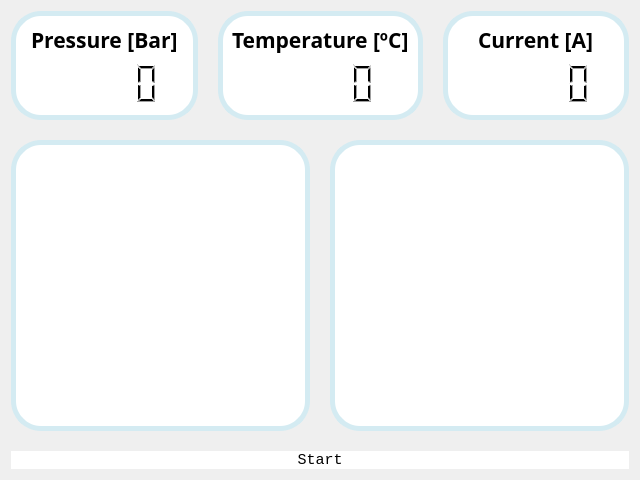
<?xml version="1.0" encoding="UTF-8"?>
<ui version="4.0">
 <class>Ignitors</class>
 <widget class="QWidget" name="Ignitors">
  <property name="geometry">
   <rect>
    <x>0</x>
    <y>0</y>
    <width>640</width>
    <height>480</height>
   </rect>
  </property>
  <property name="windowTitle">
   <string>Form</string>
  </property>
  <layout class="QGridLayout" name="gridLayout_2">
   <item row="1" column="0">
    <layout class="QVBoxLayout" name="mainLayout" stretch="6,16,1">
     <property name="spacing">
      <number>20</number>
     </property>
     <item>
      <layout class="QHBoxLayout" name="LCDLayout">
       <property name="spacing">
        <number>20</number>
       </property>
       <item>
        <widget class="QFrame" name="pressureLCDFrame">
         <property name="styleSheet">
          <string notr="true">#pressureLCDFrame
{
	border-radius: 30%;
	border: 5px solid rgb(212,235,242);
	background-color: white;
	
} </string>
         </property>
         <property name="frameShape">
          <enum>QFrame::StyledPanel</enum>
         </property>
         <property name="frameShadow">
          <enum>QFrame::Raised</enum>
         </property>
         <layout class="QVBoxLayout" name="verticalLayout">
          <item alignment="Qt::AlignHCenter">
           <widget class="QLabel" name="pressureLabel">
            <property name="sizePolicy">
             <sizepolicy hsizetype="Preferred" vsizetype="Fixed">
              <horstretch>0</horstretch>
              <verstretch>0</verstretch>
             </sizepolicy>
            </property>
            <property name="font">
             <font>
              <family>Segoe UI Black</family>
              <pointsize>16</pointsize>
              <bold>true</bold>
             </font>
            </property>
            <property name="text">
             <string>Pressure [Bar]</string>
            </property>
           </widget>
          </item>
          <item>
           <widget class="QLCDNumber" name="pressureLCD">
            <property name="styleSheet">
             <string notr="true">QLCDNumber
{
}

QFrame
{
	border: 0px, white;
	border-radius: 25px;
}</string>
            </property>
           </widget>
          </item>
         </layout>
        </widget>
       </item>
       <item>
        <widget class="QFrame" name="tempLCDFrame">
         <property name="styleSheet">
          <string notr="true">#tempLCDFrame
{
	border-radius: 30%;
	border: 5px solid rgb(212,235,242);
	background-color: white;
	
} </string>
         </property>
         <property name="frameShape">
          <enum>QFrame::StyledPanel</enum>
         </property>
         <property name="frameShadow">
          <enum>QFrame::Raised</enum>
         </property>
         <layout class="QVBoxLayout" name="verticalLayout_3">
          <item alignment="Qt::AlignHCenter">
           <widget class="QLabel" name="tempLabel">
            <property name="sizePolicy">
             <sizepolicy hsizetype="Preferred" vsizetype="Fixed">
              <horstretch>0</horstretch>
              <verstretch>0</verstretch>
             </sizepolicy>
            </property>
            <property name="font">
             <font>
              <family>Segoe UI Black</family>
              <pointsize>16</pointsize>
              <bold>true</bold>
             </font>
            </property>
            <property name="text">
             <string>Temperature [ºC]</string>
            </property>
           </widget>
          </item>
          <item>
           <widget class="QLCDNumber" name="tempLCD">
            <property name="styleSheet">
             <string notr="true">

QFrame
{
	border: 0px;
}</string>
            </property>
           </widget>
          </item>
         </layout>
        </widget>
       </item>
       <item>
        <widget class="QFrame" name="currentLCDFrame">
         <property name="styleSheet">
          <string notr="true">#currentLCDFrame
{
	border-radius: 30%;
	border: 5px solid rgb(212,235,242);
	background-color: white;
	
} </string>
         </property>
         <property name="frameShape">
          <enum>QFrame::StyledPanel</enum>
         </property>
         <property name="frameShadow">
          <enum>QFrame::Raised</enum>
         </property>
         <layout class="QVBoxLayout" name="verticalLayout_2">
          <item alignment="Qt::AlignHCenter">
           <widget class="QLabel" name="currentLabel">
            <property name="sizePolicy">
             <sizepolicy hsizetype="Preferred" vsizetype="Fixed">
              <horstretch>0</horstretch>
              <verstretch>0</verstretch>
             </sizepolicy>
            </property>
            <property name="font">
             <font>
              <family>Segoe UI Black</family>
              <pointsize>16</pointsize>
              <bold>true</bold>
             </font>
            </property>
            <property name="text">
             <string>Current [A]</string>
            </property>
           </widget>
          </item>
          <item>
           <widget class="QLCDNumber" name="currentLCD">
            <property name="styleSheet">
             <string notr="true">

QFrame
{
	border: 0px;
	border-radius: 25px;
}</string>
            </property>
           </widget>
          </item>
         </layout>
        </widget>
       </item>
      </layout>
     </item>
     <item>
      <layout class="QHBoxLayout" name="graphLayout" stretch="1,1">
       <property name="spacing">
        <number>20</number>
       </property>
       <item>
        <widget class="QFrame" name="pressureFrame">
         <property name="styleSheet">
          <string notr="true">QFrame
{
	border-radius: 30%;
	border: 5px solid rgb(212,235,242);
	background-color: white;
	
} 

</string>
         </property>
         <property name="frameShape">
          <enum>QFrame::StyledPanel</enum>
         </property>
         <property name="frameShadow">
          <enum>QFrame::Raised</enum>
         </property>
         <layout class="QGridLayout" name="gridLayout">
          <item row="0" column="0">
           <widget class="QCustomPlot" name="pressureGraph" native="true"/>
          </item>
         </layout>
        </widget>
       </item>
       <item>
        <widget class="QFrame" name="currentFrame">
         <property name="styleSheet">
          <string notr="true">QFrame
{
	border-radius: 30%;
	border: 5px solid rgb(212,235,242);
	background-color: white;
	
} 

</string>
         </property>
         <property name="frameShape">
          <enum>QFrame::StyledPanel</enum>
         </property>
         <property name="frameShadow">
          <enum>QFrame::Raised</enum>
         </property>
         <layout class="QGridLayout" name="gridLayout_4">
          <item row="0" column="0">
           <widget class="QCustomPlot" name="currentGraph" native="true"/>
          </item>
         </layout>
        </widget>
       </item>
      </layout>
     </item>
     <item>
      <widget class="QPushButton" name="startButton">
       <property name="sizePolicy">
        <sizepolicy hsizetype="MinimumExpanding" vsizetype="Preferred">
         <horstretch>0</horstretch>
         <verstretch>0</verstretch>
        </sizepolicy>
       </property>
       <property name="font">
        <font>
         <family>Consolas</family>
         <pointsize>11</pointsize>
        </font>
       </property>
       <property name="styleSheet">
        <string notr="true">QPushButton { border-radius: 20%; background-color: white; }</string>
       </property>
       <property name="text">
        <string>Start</string>
       </property>
      </widget>
     </item>
    </layout>
   </item>
  </layout>
 </widget>
 <customwidgets>
  <customwidget>
   <class>QCustomPlot</class>
   <extends>QWidget</extends>
   <header location="global">qcustomplot.h</header>
   <container>1</container>
  </customwidget>
 </customwidgets>
 <resources/>
 <connections/>
</ui>
